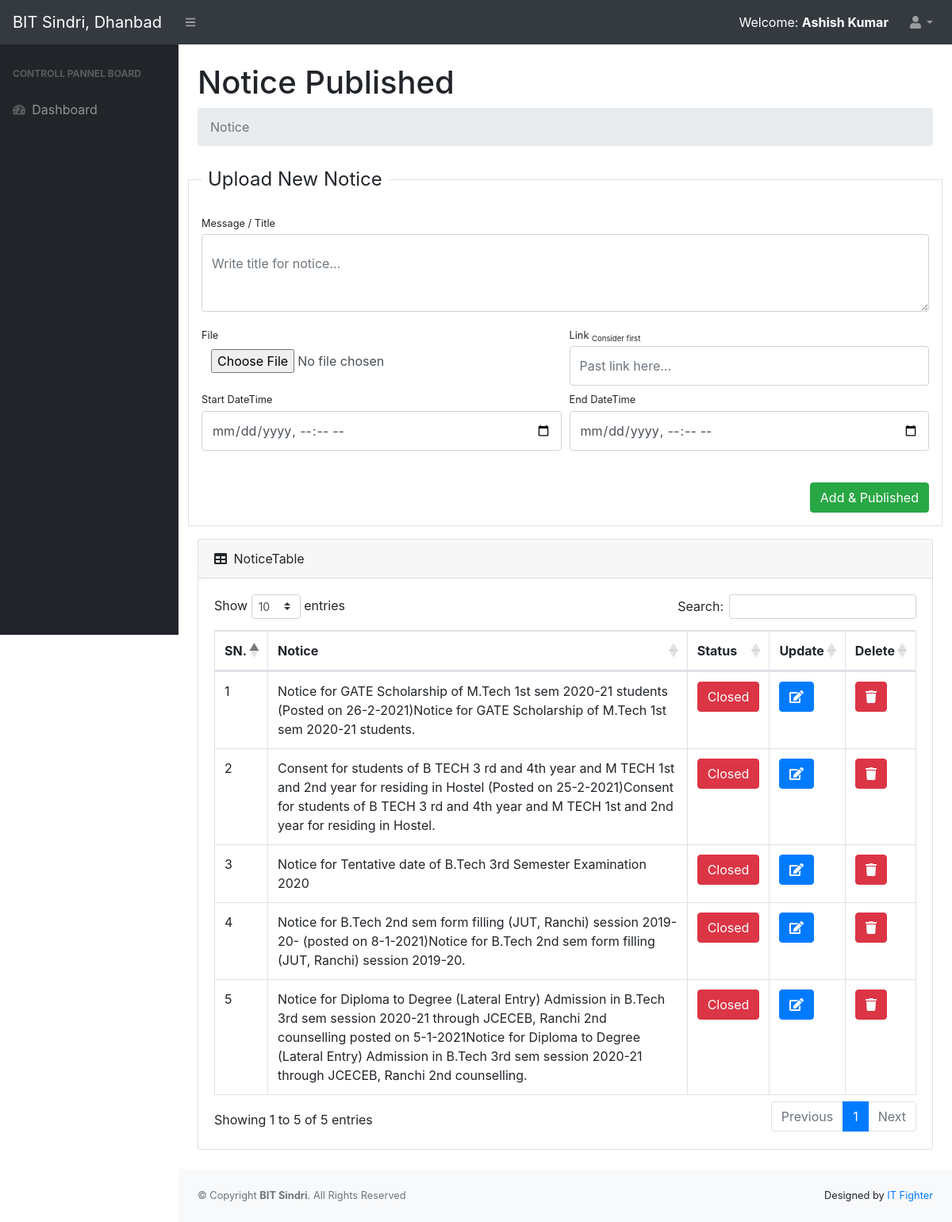
The page /admin/notice.php (signed in) on the database its author committed.
### tables this page shows
CREATE TABLE `notice` (
  `notice_id` int(11) NOT NULL,
  `msg` varchar(500) NOT NULL,
  `link` varchar(300) DEFAULT NULL,
  `file` varchar(150) DEFAULT NULL,
  `start_date_time` datetime NOT NULL,
  `end_date_time` datetime NOT NULL,
  `usr_id` int(11) NOT NULL,
  `updated` datetime NOT NULL DEFAULT current_timestamp() ON UPDATE current_timestamp(),
  `created` datetime NOT NULL DEFAULT current_timestamp()
);

### admin/notice.php (the view, shortened to what this page needs)
<?php include_once('header_admin.php'); ?>
<div id="layoutSidenav_content">
    <main>
        <div class="container-fluid">
            <h1 class="mt-4">Notice Published</h1>
            <ol class="breadcrumb mb-4">
                <li class="breadcrumb-item active">Notice</li>
            </ol>
            <div class="row">
                <fieldset class="form-group border p-3 w-100">
                    <legend class="w-auto px-2">Upload New Notice</legend>
                    <form role="form" id="form" name="form" method="post" action="" enctype="multipart/form-data">
                        <div class="form-row">
                            <div class="col-12">
                                <div class="form-group">
                                    <label class="small mb-1" for="inputLastName">Message / Title</label>
                                    <textarea name="msg" rows="2" class="form-control py-4" id="inputMsg" type="text" placeholder="Write title for notice..." required /></textarea>
                                </div>
                            </div>
                        </div>
                        <div class="form-row">
                            <div class="col-md-6">
                                <div class="form-group">
                                    <label class="small mb-1" for="inputFile">File</label>
                                    <input name="file" class="form-control b-none" id="inputFile" type="file" />
                                </div>
                            </div>
                            <div class="col-md-6">
                                <label class="small mb-1" for="inputLink">Link <sub>Consider first</sub></label>
                            <input name="link" class="form-control py-4" id="inputLink" type="text" placeholder="Past link here..." />
                            </div>
                        </div>
                        <div class="form-row">
                            <div class="col-md-6">
                                <div class="form-group">
                                    <label class="small mb-1" for="inputStartDateTime">Start DateTime</label>
                                    <input name="startDateTime" class="form-control py-4" id="inputStartDateTime" type="datetime-local" required />
                                </div>
                            </div>
                            <div class="col-md-6">
                                <div class="form-group">
                                    <label class="small mb-1" for="inputEndDateTime">End DateTime</label>
                                    <input name="endDateTime" class="form-control py-4" id="inputEndDateTime" type="datetime-local" required />
                                </div>
                            </div>
                        </div>
                        <div class="form-group mt-4 mb-0">
                            <input class="btn btn-success float-right" type="submit" name="save" value="Add & Published" class="btn btn-success">
                        </div>
                    </form>
                </fieldset>
            </div>
        <div class="card mb-4">
            <div class="card-header">
                <i class="fas fa-table mr-1"></i>
                NoticeTable
            </div>
            <div class="card-body">
                <div class="table-responsive">
                    <table class="table table-bordered" id="dataTable" width="100%" cellspacing="0">
                        <thead>
                            <tr>
                                <th>SN.</th>
                                <th>Notice</th>
                                <th>Status</th>
                                <th>Update</th>
                                <th>Delete</th>
                            </tr>
                        </thead>
                        <tbody>
                            <?php
                                $i = 1;
                                $cdt = date('Y-m-d H:i:s');
                                $query = mysqli_query($conn, "SELECT * FROM notice ORDER BY notice_id DESC");
                                while(@$row = mysqli_fetch_array($query)){
                                  $notice_id = $row['notice_id'];
                                  $msg = $row['msg'];
                                  $sdt = $row['start_date_time'];
                                  $edt = $row['end_date_time'];
                                  $dcs_days = intval((strtotime($cdt)-strtotime($sdt))/(60*60*24));
                                  $dce_days = intval((strtotime($cdt)-strtotime($edt))/(60*60*24));
                            ?>
                            <tr>
                                <td><?php echo $i; $i++; ?></td>
                                <td><?php echo $msg; ?></td>
                                <?php if($dcs_days < 0){ ?>
                                    <td><a class="btn btn-warning btn-xs"> Pending </a></td>
                                <?php }else if($dce_days > 7){ ?>
                                    <td><a class="btn btn-danger btn-xs"> Closed </a></td>
                                <?php }else{ ?>
                                    <td><a class="btn btn-success btn-xs"> Running... </a></td>
                                <?php } ?>
                                <td><a href="#" class="btn btn-primary btn-xs"> <i class="fa fa-edit"></i> </a></td>
                                <td><a onclick='return Confirm();' href="delete_notice.php?id=<?php echo $notice_id; ?>" class="btn btn-danger btn-xs"><i class="fa fa-trash"></i></a></td>
                            </tr>
                            <?php } ?>
                        </tbody>
                    </table>
                </div>
            </div>
        </div>
    </div>
</main>
<?php include_once('footer_admin.php'); ?>

### rows shown on the page
notice: msg "Notice for GATE Scholarship of M.Tech 1st sem 2020-21 students (Posted on 26-2-2021)Notice for GATE Scholarship of M.Tech 1st sem 2020-21 students.", shows "Closed"
notice: msg "Consent for students of B TECH 3 rd and 4th year and M TECH 1st and 2nd year for residing in Hostel (Posted on 25-2-2021)Consent for students of B TECH 3 rd and 4th year and M TECH 1st and 2nd year for residing in Hostel.", shows "Closed"
notice: msg "Notice for Tentative date of B.Tech 3rd Semester Examination 2020", shows "Closed"
notice: msg "Notice for B.Tech 2nd sem form filling (JUT, Ranchi) session 2019-20- (posted on 8-1-2021)Notice for B.Tech 2nd sem form filling (JUT, Ranchi) session 2019-20.", shows "Closed"
notice: msg "Notice for Diploma to Degree (Lateral Entry) Admission in B.Tech 3rd sem session 2020-21 through JCECEB, Ranchi 2nd counselling posted on 5-1-2021Notice for Diploma to Degree (Lateral Entry) Admission in B.Tech 3rd sem session 2020-21 through JCECEB, Ranchi 2nd counselling.", shows "Closed"

### other values the page prints
$_SESSION['session_name'] "Ashish Kumar"
